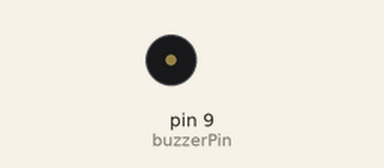
This sketch was run on a simulated Arduino Uno, built with avr-gcc and run on an emulated ATmega328P. On the bench: buzzer (waves = sounding).

Above: at 0.9 s.
At 2.7 s:
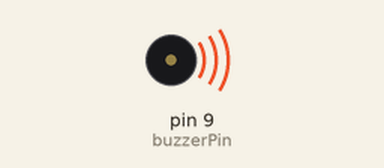
Timing chart, 0 to 3.0 s (numbered marks = the images above):
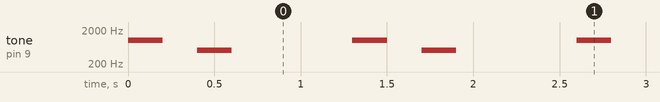

The sketch:

Emergency_Beep.ino
```cpp
int buzzerPin = 9;  // Pin connected to the active buzzer

// Emergency tone frequencies (in Hz)
int toneHigh = 1000;  // High frequency beep (1kHz)
int toneLow = 500;    // Low frequency beep (500Hz)

int beepDuration = 200;  // Duration of each beep in milliseconds
int pauseDuration = 200; // Pause between beeps

void setup() {
  // Nothing to set up
}

void loop() {
  // Beep - High Frequency
  tone(buzzerPin, toneHigh, beepDuration);  // Play high beep
  delay(beepDuration + pauseDuration);      // Wait after high beep

  // Beep - Low Frequency
  tone(buzzerPin, toneLow, beepDuration);   // Play low beep
  delay(beepDuration + pauseDuration);      // Wait after low beep

  // Repeat the pattern
  delay(500);  // Pause between complete cycles
}
```

Measured:
- by itself, tone on pin 9 (buzzerPin): repeats every 1.3 s: silent 0.20 s, 500 Hz 0.20 s, silent 0.70 s, 1000 Hz 0.20 s
